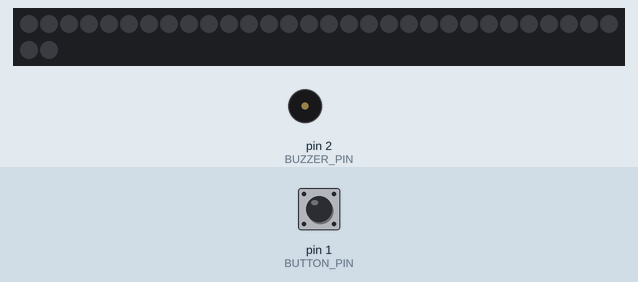
Recording of a sketch running on a simulated Arduino Uno, built with avr-gcc and run on an emulated ATmega328P. Shown: 32 RGB LEDs in strip order, left to right, continuing on the next row, buzzer (waves = sounding). Inputs (shaded band) come from the test bench; at power-on: pin 1 (BUTTON_PIN) HIGH. Random numbers use the default seed unless the sketch sets one.

Above: at 1.2 s.
1.3 s: pin 1 (BUTTON_PIN) pulled LOW for 0.15 s
At 1.58 s:
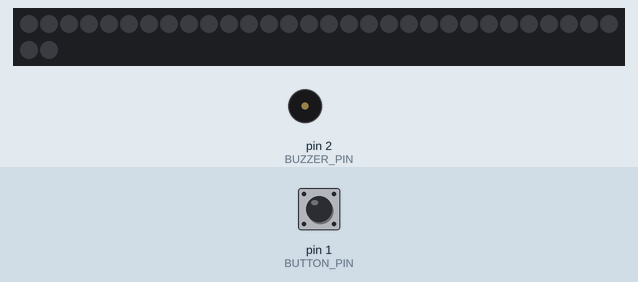
3.3 s: pin 1 (BUTTON_PIN) pulled LOW for 3.2 s
At 5.3 s:
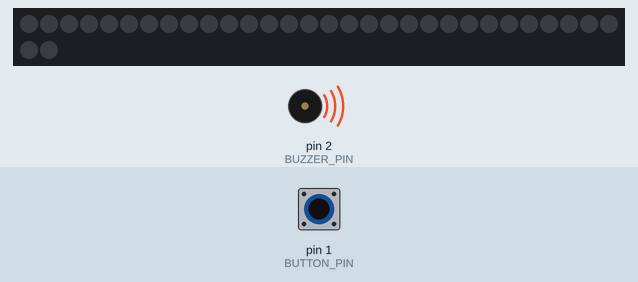
Timing chart, 0 to 8.4 s (numbered marks = the images above; inputs shaded):
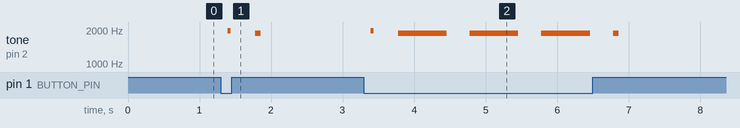

The sketch:

HalloweenBot.ino
```cpp
/*
HalloweenBot
AUTHOR: Jeremy Smith (jeremy@musicsmith.net)
https://github.com/smithje/HalloweenBot


This is a sketch for an Adafruit Trinket, used in a robot halloween costume.

There are several things which should be attached:

  - 2 neopixel rings.  The data input of one of them should connect to the GOGGLES_PIN
on the trinket.  Use the data out pin of that ring to connect to the other ring.  It's
purely aesthetic whether the right one is connected first or the left one is connected first.

  - A piezo buzzer on BUZZER_PIN

  - A button on BUTTON_PIN.  The button should be normally open and complete a circuit to ground
when closed.  If you have a different kind of button, the code won't be too difficult to change.

There are a few fairly simple effects defined in this sketch:

  ALT_ROTATE
  lights up every 4th pixel and rotates the lit pixels

  ALTERNATE
  lights up every 4th pixel, then sets them all blank, then
  lights up every 4th pixel again, offset by two pixels.

  SWAP
  The swap effect is supposed to look like eyes looking one way then moving to the
  opposite side.

  SPIN
  Quickly spin around the circle


In addition, when the button is pressed, the robot gets angry.  The lights turn red and the
buzzer sounds, alternating with a spin effect with all lights red.


If I had more space, I'd like to do some more intelligent stuff with the colors like make them more random or
add more colors to the SWAP effect.


*/


#include <Adafruit_NeoPixel.h>

#define TOP_LED_FIRST  0 // Change these if the first pixel is not
#define TOP_LED_SECOND 0 // at the top of the first and/or second ring.


// Pins
const byte GOGGLES_PIN = 0;
const byte BUTTON_PIN = 1;
const byte BUZZER_PIN = 2;

Adafruit_NeoPixel pixels = Adafruit_NeoPixel(32, GOGGLES_PIN, NEO_GRB + NEO_KHZ800);

byte maxEffectRepeats = getEffectRepeats();
byte effectRepeatCounter = 0;
unsigned long lastEffectTime = 0;

// ROTATE vars
const byte ALT_ROTATE = 0;
unsigned int rotateDelay = 600;
byte showRemainder = 0;

const byte ALTERNATE = 1;

// ANGRY vars
const byte ANGRY = 10;
unsigned int angryDelay = 1000;

// SWAP vars
const byte SWAP = 2;
unsigned int swapDelay = 100;
byte swapStep = 0;
byte swapCenterPixel = 0;


//SPIN vars
const byte SPIN = 3;

///////////////
/// Colors and Brightness
///////////////

byte
  iBrightness[16],    // Brightness map -- eye colors get scaled by these
  brightness   = 200, // Global brightness (0-255)
  effect = 2;

byte
  iColor[16][3];      // Background colors for eyes
const byte COLORS[][3] = {  // Rainbow, thanks wikipedia!
      {255, 0, 0},
      {255, 127, 0},
      {255, 255, 0},
      {0, 255, 0},
      {0, 0, 255},
      {0, 255, 255}, //Aqua
      {255, 0, 255} //Purple
//      {127, 255, 0} //Chartreuse
    };


/////////////////////
// Button
/////////////////////

int
  buttonState  =   HIGH, // Initial button state
  lastButtonState = HIGH;

long lastDebounceTime = 0;
long debounceDelay = 50;


void setup() {
  pixels.begin();
  pinMode(BUTTON_PIN, INPUT_PULLUP);
  pinMode(BUZZER_PIN, OUTPUT);
  setRandomColor();
}

void loop() {
  byte i;

  if (effectRepeatCounter >= maxEffectRepeats) {
    effect = getRandomEffect();
    effectRepeatCounter = 0;
    maxEffectRepeats = getEffectRepeats();
  }

  // Debounce!
  int reading = digitalRead(BUTTON_PIN);

  if (reading != lastButtonState) {
    lastDebounceTime = millis();
  }

  if ((millis() - lastDebounceTime) > debounceDelay) {
    if (reading != buttonState) { //It has changed
      buttonState = reading;

      if (buttonState == LOW) {
        effect = ANGRY;
        lastEffectTime = millis()+55;
      } else {
        effect = getRandomEffect();
        // Reset the swap step because this can get interrupted
        swapStep = 0;
      }
    }
  }

  lastButtonState = reading;
  // End debouncing

  /*
  ALT_ROTATE and ALTERNATE

  An alternating effect.

  There are actually two defined here, because they are so similar

  ALT_ROTATE lights up every 4th pixel and rotates the lit pixels

  ALTERNATE lights up every 4th pixel, then sets them all blank, then
  lights up every 4th pixel again, offset by two pixels.

  */

  if ((effect == ALT_ROTATE) || (effect == ALTERNATE)) {

    if ((millis() - lastEffectTime) > rotateDelay) {

        // Reset after we've gone around once
        if (showRemainder > 3) {
          showRemainder = 0;
          effectRepeatCounter++;
          if (effectRepeatCounter < maxEffectRepeats) {
            // Set the colors
            chooseRandomColorer();
          } else {
            return;
          }
    }

        lastEffectTime = millis();

        // Set everything dark on alternates
        if (effect == ALTERNATE && showRemainder % 2 == 1) {
           setBrightnessToZero();
        } else {
          for (i=0; i<16; i++) {
            if (i % 4 == showRemainder) {
              iBrightness[i] = brightness;
            } else {
              iBrightness[i] = 0;
            }
          }
        }

       drawEyes(pixels, iBrightness, iColor, true);
       showRemainder++;
    }

  /*
  SWAP
  The swap effect is supposed to look like eyes looking one way then moving to the opposite side

  We light up seven pixels, then move them in pairs across to the opposite side.

  */

  } else if (effect == SWAP) {
    if ((millis() - lastEffectTime) > swapDelay) {
      lastEffectTime = millis();
      if (swapStep == 0) {
          swapCenterPixel = random(0, 16);
          setRandomColor();
          // Set all to 0
          setBrightnessToZero();
          // Set the center and the 3 pins on either side
          for (i=0; i<4; i++) {
            iBrightness[(swapCenterPixel + i) & 0x0F] = brightness;
            iBrightness[(swapCenterPixel - i) & 0x0F] = brightness;
          }
      // Skip steps to hang out at 0 for longer
      } else if (swapStep == 8) {
        // Swap the center
        swapOffset(0);
      } else if (swapStep == 9) {
        swapOffset(1);
      } else if (swapStep == 10) {
        swapOffset(2);
      } else if (swapStep == 11) {
        swapOffset(3);
      }  // Skip steps to hang out here longer

      drawEyes(pixels, iBrightness, iColor, false);
      swapStep++;
      if (swapStep > 19) {
        swapStep = 0;
        effectRepeatCounter++;
      }
    }


  /*
  SPIN
  Quickly spin around
  */

  } else if (effect == SPIN) {
    setRandomColor();
    spin();
    effectRepeatCounter++;


  /*
  This is called when the button is pressed
  repeat while button is pressed:
    Turn everything red
    sound the buzzer
    spin()

  We can't spin and sound the buzzer at the same time, sorry.
  */

  } else if (effect == ANGRY) {
    // All red
    for (i=0; i<16; i++) {
     setPixelColor(i, 255, 0, 0);
     iBrightness[i] = brightness;
    }
    drawEyes(pixels, iBrightness, iColor, false);

    beep(BUZZER_PIN, 4000, 30);


    if ((millis() - lastEffectTime) > angryDelay) {
      lastEffectTime = millis();
      // Spin quickly around
      spin();

    }
  }


}


void setBrightnessToZero() {
  // Set all brightnesses to zero
  memset(iBrightness, 0, sizeof(iBrightness));
}

void spin() {
  // Spin around quickly.  Set the colors before calling this
  byte i;
  for (i=0; i<16; i++) {
    // set all brightness to 0
    setBrightnessToZero();
    iBrightness[i] = brightness;
    drawEyes(pixels, iBrightness, iColor, true);
    delay(20);
  }
}

void drawEyes(Adafruit_NeoPixel pixels, byte iBrightness[], byte iColor[][3], boolean reflectBrightness) {
    // Heavily based off of the Adafruit Goggles example
    byte i, r, g, b, a, reflected_i;
    // Merge iColor with iBrightness, issue to NeoPixels
    for(i=0; i<16; i++) {
      a = iBrightness[i] + 1;
      // First eye
      r = iColor[i][0];            // Initial background RGB color
      g = iColor[i][1];
      b = iColor[i][2];
      if(a) {
        r = (r * a) >> 8;          // Scale by brightness map
        g = (g * a) >> 8;
        b = (b * a) >> 8;
      }
      pixels.setPixelColor(((i + TOP_LED_FIRST) & 15), r, g, b);

      // Second eye
      r = iColor[i][0];            // Initial background RGB color
      g = iColor[i][1];
      b = iColor[i][2];

      // Optionally, reflect the brightness and color
      if (reflectBrightness == true) {
        reflected_i = (16-i) & 0x0F;
        a = iBrightness[reflected_i] + 1;
        r = iColor[reflected_i][0];
        g = iColor[reflected_i][1];
        b = iColor[reflected_i][2];
      }
      if(a) {
        r = (r * a) >> 8;
        g = (g * a) >> 8;
        b = (b * a) >> 8;
      }
      pixels.setPixelColor(16 + ((i + TOP_LED_SECOND) & 15), r, g, b);
    }
    pixels.show();
}

// See http://learn.adafruit.com/trinket-gemma-mini-theramin-music-maker/code
void beep (unsigned char speakerPin, int frequencyInHertz, long timeInMilliseconds)
{	 // http://web.media.mit.edu/~leah/LilyPad/07_sound_code.html
          int x;
          long delayAmount = (long)(1000000/frequencyInHertz);
          long loopTime = (long)((timeInMilliseconds*1000)/(delayAmount*2));
          for (x=0;x<loopTime;x++)
          {
              digitalWrite(speakerPin,HIGH);
              delayMicroseconds(delayAmount);
              digitalWrite(speakerPin,LOW);
              delayMicroseconds(delayAmount);
          }
}


void setRandomColor() {
  // Set all pixels to the same random color
  byte i, colorIndex;
  colorIndex = getRandomColorIndex();
  for (i=0; i<16; i++) {
    setPixelColorByIndex(i, colorIndex);
  }
}

void setEightRandomColors() {
    // Set every 8th pixel to the same random color
    byte i, j, colorIndex;
    for (i=0; i<8; i++) {
      colorIndex = getRandomColorIndex();
      for (j=0; j<2; j++) {
        setPixelColorByIndex(i + j*8, colorIndex);
      }
    }
}

void setAllRandomColors() {
  // Set every pixel to a random color
  // Currently unused, due to lack of space
  byte i, j, colorIndex;
  for (i=0; i<16; i++) {
    colorIndex = getRandomColorIndex();
    setPixelColorByIndex(i, colorIndex);
  }

}


void chooseRandomColorer() {
  // Choose a randomness level for use in setRandomColor
  byte randomNumber = (byte) random(0, 2);
  if (randomNumber == 0) {
    // 50% chance of craziness
    setEightRandomColors();
  } else {
    setRandomColor();
  }
}

long getRandomColorIndex() {
  return random(0, sizeof(COLORS)/3);
}

void swapPixel(byte fromPixel, byte toPixel) {
  // Set fromPixel brightness to 0
  // and toPixel brightness to brightness
  iBrightness[fromPixel] = 0;
  iBrightness[toPixel] = brightness;
  //setPixelColor(toPixel, iColor[fromPixel][0], iColor[fromPixel][1], iColor[fromPixel][2]);
}

void setPixelColorByIndex(byte pixel, byte colorIndex) {
  setPixelColor(pixel, COLORS[colorIndex][0], COLORS[colorIndex][1], COLORS[colorIndex][2]);
}

void setPixelColor(byte pixel, byte r, byte g, byte b) {
  iColor[pixel][0] = r;
  iColor[pixel][1] = g;
  iColor[pixel][2] = b;
}

void swapOffset(byte offset) {
  // We swap on either side of the center, offset by the offset argument
  swapPixel((swapCenterPixel + offset) & 0x0F, (swapCenterPixel + 8 + offset) & 0x0F);
  swapPixel((swapCenterPixel - offset) & 0x0F, (swapCenterPixel + 8 - offset) & 0x0F);
}

byte getRandomEffect() {
  // Get random, non-angry effect
  return (byte) random(0, 4);  // 0-4 are defined, increase this if you add another effect
}

byte getEffectRepeats() {
  return (byte) random(1, 5);
}
```

Measured:
- after the input at 1.3 s, tone on pin 2 (BUZZER_PIN): silent → 1972 Hz after 0.09 s, → silent 0.04 s later, → 1870 Hz 0.34 s later, → silent 0.08 s later
- after the input at 3.3 s, tone on pin 2 (BUZZER_PIN): plays 1972 Hz for 0.04 s, 1870 Hz for 0.68 s, 1870 Hz for 0.68 s, 1870 Hz for 0.68 s, 1870 Hz for 0.08 s, starting after 0.09 s
